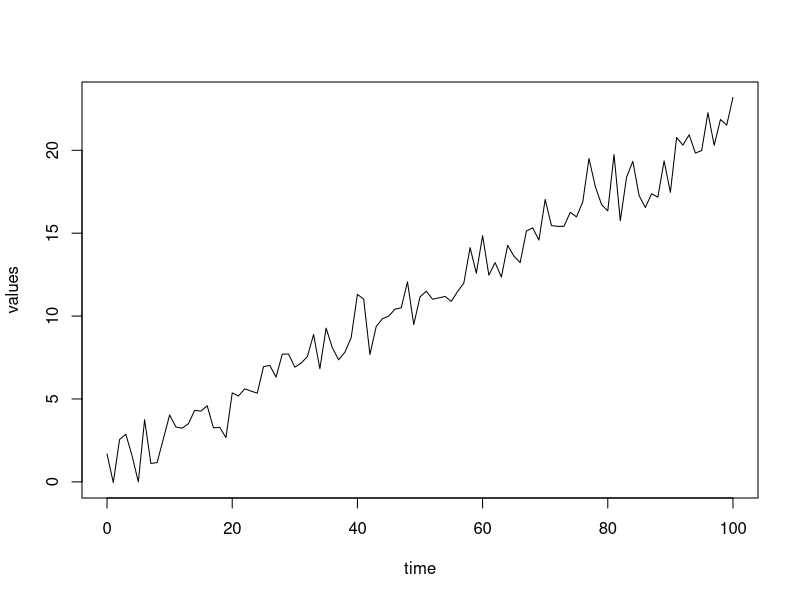

This chart was generated by the following R code:
#!/usr/bin/env Rscript
DEBUG=TRUE
time = 0:100
slope = 0.2 
intercept = 1
noise = rnorm(length(time))

values = intercept + slope * time + noise

if (!DEBUG){ pdf("detrended_series_experiment.pdf") }

plot(values ~ time, type="l")

if (!DEBUG){ dev.off() }
